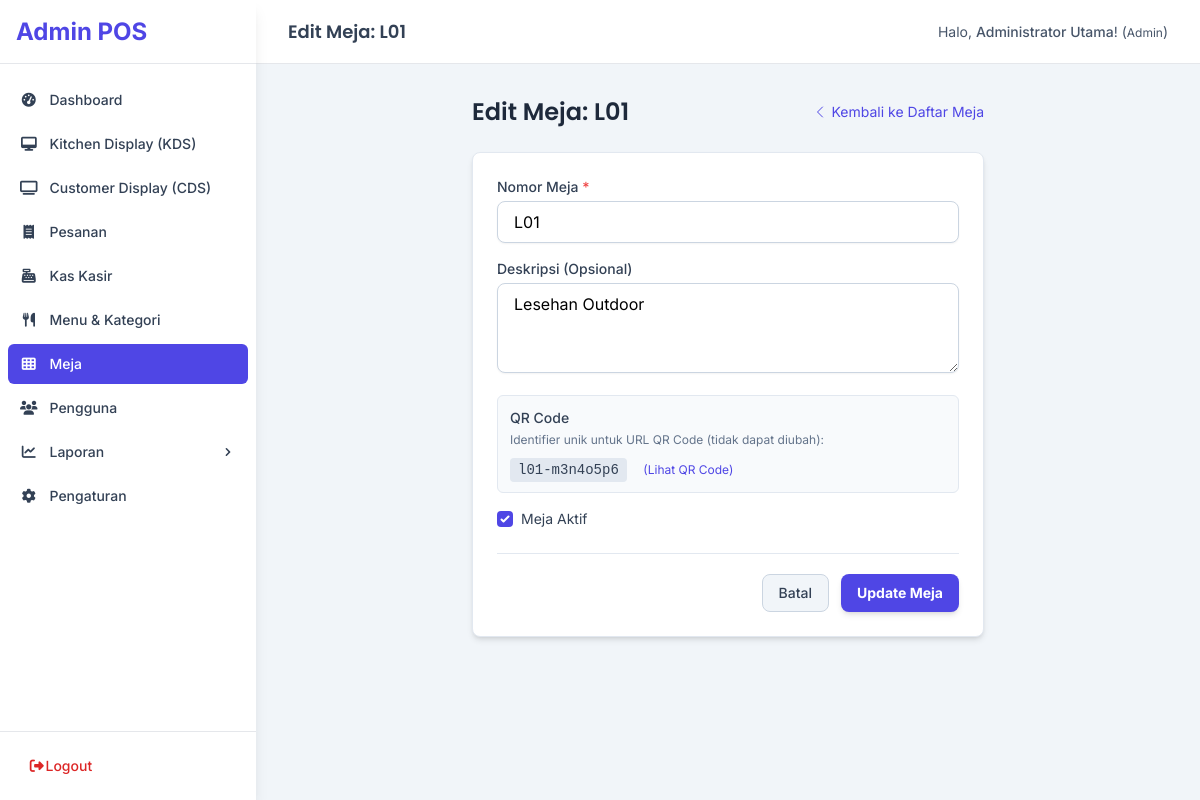
The app's page /admin/tables/edit/4 (signed in) with its own data.
### tables this page shows
CREATE TABLE IF NOT EXISTS `tables` (
  `id` int(10) unsigned NOT NULL AUTO_INCREMENT,
  `table_number` varchar(50) NOT NULL COMMENT 'Nomor atau Nama Meja (e.g., T01, T02, VIP 1)',
  `qr_code_identifier` varchar(100) NOT NULL COMMENT 'Identifier unik untuk URL QR Code (bisa UUID atau random string)',
  `description` varchar(255) DEFAULT NULL COMMENT 'Deskripsi tambahan meja',
  `is_active` tinyint(1) NOT NULL DEFAULT '1' COMMENT 'Apakah meja ini aktif digunakan',
  `created_at` timestamp DEFAULT CURRENT_TIMESTAMP,
  `updated_at` timestamp DEFAULT CURRENT_TIMESTAMP ON UPDATE CURRENT_TIMESTAMP,
  PRIMARY KEY (`id`)  ,
  UNIQUE KEY `table_number` (`table_number`),
  UNIQUE KEY `qr_code_identifier` (`qr_code_identifier`),
  KEY `idx_tables_table_number` (`table_number`),
  KEY `idx_tables_qr_code_identifier` (`qr_code_identifier`)
);

### app/Controllers/Admin/TableController.php (called while the page is built, shortened)
<?php
class TableController extends Controller {
    private $tableModel;
    public function __construct() { $this->tableModel = $this->model('Table'); AuthHelper::requireAdmin(); }
    public function edit(int $id) {
         $safeId = SanitizeHelper::integer($id); if ($safeId <= 0) { UrlHelper::redirect('/admin/tables'); return; } $table = $this->tableModel->findById($safeId); if (!$table) { SessionHelper::setFlash('error', 'Meja tidak ditemukan.'); UrlHelper::redirect('/admin/tables'); return; }
         $this->view('admin.tables.edit', ['pageTitle' => 'Edit Meja: ' . SanitizeHelper::html($table['table_number']), 'table' => $table ], 'admin_layout');
    }
}

### app/Core/Router.php (called while the page is built, shortened)
<?php
class Router {
    protected $routes = [];
    public function addRoute(string $method, string $route, string $controllerAction): void {
        $route = trim($route, '/');
        $route = preg_replace('/\{([a-z_]+)\}/', '(?P<\1>[a-zA-Z0-9_-]+)', $route);
        $routePattern = ($route === '') ? '#^$#' : '#^' . $route . '$#';
        $this->routes[strtoupper($method)][$routePattern] = $controllerAction;
    }
    protected function match(): array|false {
        $fullPath = trim(parse_url($_SERVER['REQUEST_URI'] ?? '', PHP_URL_PATH) ?? '', '/');
        $basePath = defined('BASE_URL') ? trim(parse_url(BASE_URL, PHP_URL_PATH) ?? '', '/') : '';
        $relativePath = '';
        if (!empty($basePath)) {
            if (str_starts_with($fullPath, $basePath . '/')) {
                $relativePath = substr($fullPath, strlen($basePath) + 1);
            } elseif ($fullPath === $basePath) {
                $relativePath = '';
            } else {
                 $relativePath = $fullPath;
            }
        } else {
            $relativePath = $fullPath;
        }
        $requestUrlForPreg = $relativePath;
        $requestMethod = strtoupper($_SERVER['REQUEST_METHOD'] ?? 'GET');
        if (isset($this->routes[$requestMethod])) {
            foreach ($this->routes[$requestMethod] as $routePattern => $controllerAction) {
                if (preg_match($routePattern, $requestUrlForPreg, $matches)) {
                    $params = [];
                    foreach ($matches as $key => $value) {
                        if (is_string($key)) {
                            $params[$key] = $value;
                        }
                    }
                    list($controller, $action) = explode('@', $controllerAction, 2);
                    return [
                        'controller' => $controller,
                        'action' => $action,
                        'params' => $params
                    ];
                }
            }
        }
        return false;
    }
    public function dispatch(): void {
        $match = $this->match();
        $controllerClassName = 'App\\Controllers\\' . $match['controller'];
        $actionName = $match['action'];
        $params = $match['params'];
        $controllerInstance = new $controllerClassName();
        try {
            call_user_func_array([$controllerInstance, $actionName], $params);
        } catch (\Throwable $e) {
             error_log("Error executing action {$controllerClassName}@{$actionName}: " . $e->getMessage() . "\nTrace: " . $e->getTraceAsString());
             throw $e;
        }
    }
}
?>

### public/index.php (called while the page is built, shortened)
<?php
$router = new App\Core\Router();
try {
    $router->dispatch();
} catch (\Throwable $e) {
    error_log("Unhandled Exception/Error: " . $e->getMessage() . "\n" . $e->getTraceAsString());
    http_response_code(500);
    echo "<!DOCTYPE html><html><head><title>Error</title></head><body>";
    echo "<h1>Terjadi Kesalahan</h1>";
    echo "<p>Maaf, terjadi kesalahan pada server. Silakan coba lagi nanti.</p>";
    if (defined('ENVIRONMENT') && ENVIRONMENT === 'development') {
        echo "<pre>Error: " . htmlspecialchars($e->getMessage(), ENT_QUOTES) . "</pre>";
        echo "<pre>" . htmlspecialchars($e->getTraceAsString(), ENT_QUOTES) . "</pre>";
    }
    echo "</body></html>";
    exit;
}
?>

### app/Core/Database.php (called while the page is built, shortened)
<?php
class Database
{
    private $conn = null;
    private static $instance = null;
    private $host = DB_HOST;
    private $user = DB_USER;
    private $pass = DB_PASS;
    private $name = DB_NAME;
    private $port = DB_PORT;
    private function __construct()
    {
        $dsn = 'mysql:host=' . $this->host . ';port=' . $this->port . ';dbname=' . $this->name . ';charset=utf8mb4';
        $options = [
            PDO::ATTR_ERRMODE => PDO::ERRMODE_EXCEPTION,
            PDO::ATTR_DEFAULT_FETCH_MODE => PDO::FETCH_ASSOC,
            PDO::ATTR_EMULATE_PREPARES => false,
        ];
        try {
            $this->conn = new PDO($dsn, $this->user, $this->pass, $options);
        } catch (PDOException $e) {
            error_log("Database Connection Error: " . $e->getMessage());
            die("Gagal terhubung ke database. Silakan cek konfigurasi atau hubungi administrator.");
        }
    }
    public static function getInstance(): Database
    {
        if (self::$instance == null) {
            self::$instance = new Database();
        }
        return self::$instance;
    }
    public function getConnection(): PDO
    {
        return $this->conn;
    }
}
?>

### app/Helpers/SanitizeHelper.php (called while the page is built, shortened)
<?php
class SanitizeHelper {
    public static function html(mixed $data): string {
        return htmlspecialchars((string)$data, ENT_QUOTES, 'UTF-8');
    }
    public static function integer(mixed $data): string|false {
        return filter_var($data, FILTER_SANITIZE_NUMBER_INT);
    }
}
?>

### app/Core/Model.php (called while the page is built, shortened)
<?php
abstract class Model {
    protected $db;
    protected $table;
    public function __construct() {
        $this->db = Database::getInstance()->getConnection();
    }
    public function findById(int $id): array|false {
        try {
            $stmt = $this->db->prepare("SELECT * FROM {$this->table} WHERE id = :id LIMIT 1");
            $stmt->bindParam(':id', $id, PDO::PARAM_INT);
            $stmt->execute();
            return $stmt->fetch(PDO::FETCH_ASSOC);
        } catch (PDOException $e) {
            error_log("Error finding by ID {$id} in {$this->table}: " . $e->getMessage());
            return false;
        }
    }
}
?>

### app/Helpers/UrlHelper.php (called while the page is built, shortened)
<?php
class UrlHelper {
    public static function baseUrl(string $path = ''): string {
        $baseUrl = rtrim(BASE_URL, '/');
        $path = ltrim($path, '/');
        return $baseUrl . '/' . $path;
    }
}
?>

### app/Helpers/SessionHelper.php (called while the page is built, shortened)
<?php
class SessionHelper {
    public static function getFlashData(string $key): mixed {
        $value = $_SESSION[self::FLASH_DATA_KEY][$key] ?? null;
        return $value;
    }
}

### app/views/admin/tables/edit.php (the view, shortened to what this page needs)
<?php
$table = $table ?? [];
$oldInputFromSession = SessionHelper::getFlashData('old_input');
$formData = $oldInputFromSession ?? $table;
$pageTitle = "Edit Meja: " . SanitizeHelper::html($table['table_number'] ?? 'Error');
$formActionId = $table['id'] ?? ($formData['id'] ?? 0);
?>
<div class="max-w-lg mx-auto">
    <div class="flex justify-between items-center mb-6">
        <h2 class="text-2xl font-semibold text-slate-800"><?= SanitizeHelper::html($pageTitle) ?></h2>
        <a href="<?= UrlHelper::baseUrl('/admin/tables') ?>" class="text-sm text-indigo-600 hover:text-indigo-800 inline-flex items-center">
            <svg class="w-4 h-4 mr-1" xmlns="http://www.w3.org/2000/svg" fill="none" viewBox="0 0 24 24" stroke-width="1.5" stroke="currentColor"><path stroke-linecap="round" stroke-linejoin="round" d="M15.75 19.5L8.25 12l7.5-7.5" /></svg>
            Kembali ke Daftar Meja
        </a>
    </div>
    <div class="bg-white p-6 rounded-lg shadow-md border border-slate-200">
        <?php if (empty($formActionId)): ?>
            <div class="bg-red-100 border border-red-400 text-red-700 px-4 py-3 rounded" role="alert">Error: ID Meja tidak ditemukan. Form tidak dapat diproses.</div>
        <?php else: ?>
            <form action="<?= UrlHelper::baseUrl('/admin/tables/update/' . $formActionId) ?>" method="POST" novalidate>
                <div class="mb-4">
                    <label for="table_number" class="block text-sm font-medium text-slate-700 mb-1">Nomor Meja <span class="text-red-500">*</span></label>
                    <input type="text" id="table_number" name="table_number" required maxlength="50"
                           value="<?= SanitizeHelper::html($formData['table_number'] ?? '') ?>"
                           class="w-full px-4 py-2 border border-slate-300 rounded-lg focus:ring-indigo-500 focus:border-indigo-500 shadow-sm">
                </div>
                <div class="mb-4">
                    <label for="description" class="block text-sm font-medium text-slate-700 mb-1">Deskripsi (Opsional)</label>
                    <textarea id="description" name="description" rows="3" maxlength="255"
                              class="w-full px-4 py-2 border border-slate-300 rounded-lg focus:ring-indigo-500 focus:border-indigo-500 shadow-sm"
                    ><?= SanitizeHelper::html($formData['description'] ?? '') ?></textarea>
                </div>
                 <div class="mb-4 p-3 bg-slate-50 rounded-md border border-slate-200">
                    <label class="block text-sm font-medium text-slate-700 mb-1">QR Code</label>
                    <p class="text-xs text-slate-500 mb-2">Identifier unik untuk URL QR Code (tidak dapat diubah):</p>
                    <code class="text-sm bg-slate-200 text-slate-700 px-2 py-1 rounded"><?= SanitizeHelper::html($table['qr_code_identifier'] ?? 'N/A') ?></code>
                    <a href="<?= UrlHelper::baseUrl('/admin/tables/qr/' . $formActionId) ?>" target="_blank" class="ml-3 text-xs text-indigo-600 hover:underline">(Lihat QR Code)</a>
                 </div>
                <div class="mb-6">
                     <label for="is_active" class="flex items-center">
                         <input type="checkbox" id="is_active" name="is_active" value="1"
                                class="h-4 w-4 text-indigo-600 border-slate-300 rounded focus:ring-indigo-500"
                                <?= (isset($formData['is_active']) && $formData['is_active'] == 1) ? 'checked' : '' ?>
                         >
                         <span class="ml-2 text-sm text-slate-700">Meja Aktif</span>
                     </label>
                </div>
                <div class="flex justify-end space-x-3 border-t border-slate-200 pt-5 mt-5">
                    <a href="<?= UrlHelper::baseUrl('/admin/tables') ?>" class="bg-slate-100 hover:bg-slate-200 text-slate-700 text-sm font-medium py-2 px-4 rounded-lg transition border border-slate-300">Batal</a>
                    <button type="submit" class="bg-indigo-600 hover:bg-indigo-700 text-white text-sm font-bold py-2 px-4 rounded-lg transition shadow-md">Update Meja</button>
                </div>
            </form>
        <?php endif; ?>
    </div>
</div>

### app/views/layouts/admin_layout.php (style rules this page uses)
body { font-family: 'Inter', sans-serif; }
h1, h2, h3, h4, h5, h6 { font-family: 'Poppins', sans-serif; }

### records on screen
tables: table_number "Edit Meja: L01", table_number "L01", description "Lesehan Outdoor", qr_code_identifier "l01-m3n4o5p6", is_active "☑"

### other values on screen
SanitizeHelper::html($pageTitle) "Edit Meja: L01"
SanitizeHelper::html(AuthHelper::getUserName() ?? 'User') "Administrator Utama"
SanitizeHelper::html(ucfirst(AuthHelper::getUserRole() ?? '')) "Admin"
